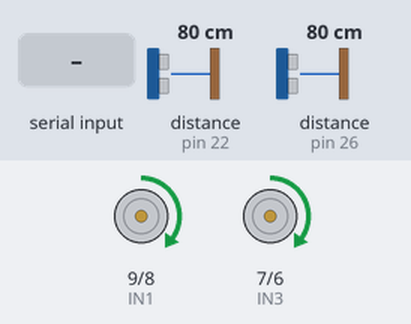
Recording of a sketch running on a simulated Arduino Mega 2560, built with avr-gcc and run on an emulated ATmega2560. Parts: motor-driver pin pairs drawn as motors (green arrow = first pin HIGH = forward, orange = second pin HIGH = backward, longer = more drive, scaled by the enable pin). Wiring (inferred from the names in the program): 2 × ultrasonic range finder: trigger pin 24, echo pin 22 / trigger pin 28, echo pin 26. The inputs (shaded band) are chosen by the test bench; at power-on: distance to the obstacle (sensors on pin 22, pin 26) 80 cm. The echo pulse lasts 58.3 µs per cm.

Above: at 1.2 s.
1.3 s: distance to the obstacle (sensor on pin 22) set to 2 cm
At 1.7 s:
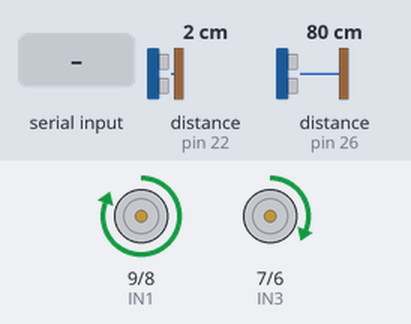
2.9 s: distance to the obstacle (sensor on pin 26) set to 4 cm
At 3.9 s:
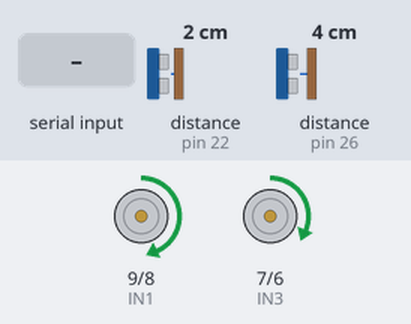
4.5 s: distance to the obstacle (sensor on pin 22) set to 9 cm
At 5.3 s:
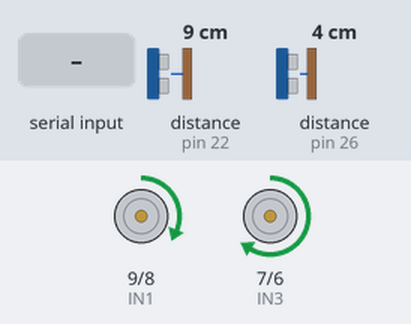
6.1 s: "3\n" received over the second serial link
At 8.2 s:
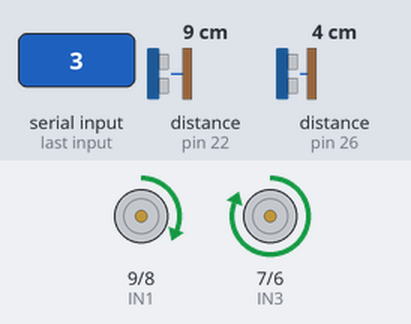
8.6 s: distance to the obstacle (sensor on pin 26) set to 9 cm
At 9.6 s:
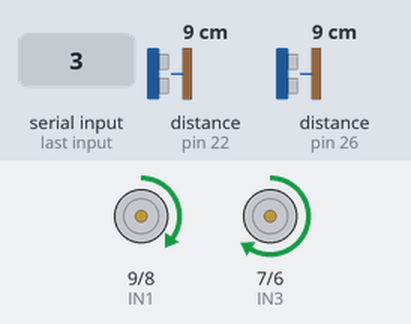
10.1 s: distance to the obstacle (sensor on pin 26) set to 2 cm
At 11.1 s:
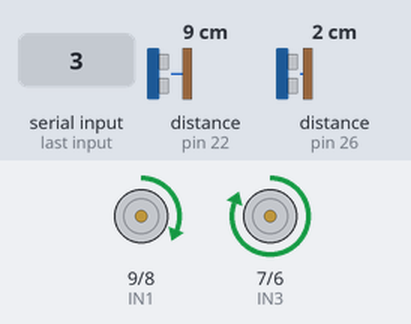
Timing chart, 0 to 12.6 s (numbered marks = the images above; inputs shaded):
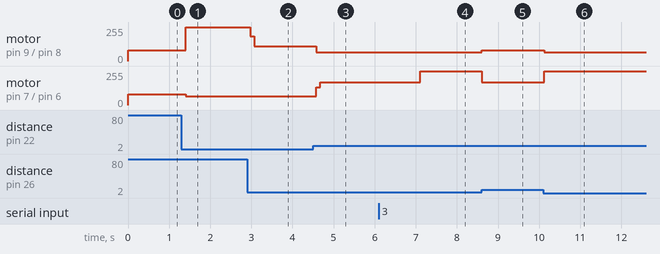

The sketch:

modo4_.ino
```cpp
int modo = 4;

//MACROS pines de manejo de los motores
int ENA = 10; //pin PWM motor derecho
int IN1 = 9;  //giro hacia adelante
int IN2 = 8;  //giro hacia atras
int ENB = 5;  //pin PWM motor izdo
int IN3 = 7;  //giro hacia adelante
int IN4 = 6;  //giro hacia atras

//MACROS pines sensores ultrasonidos
int ecod = 26;  //pin de lectura para sensor ultrasonidos (derecho)
int ecoi = 22;  //pin de lectura para sensor ultrasonidos (izdo)
int trigd = 28; //activacion sensor ultrasonidos (derecho)
int trigi = 24; //activacion sensor ultrasonidos (izdo)

//Variables para medir distancia con los sensores ultrasonidos
double duraciond, duracioni;

double output, input, setpoint, error, outputsum, printoutput, setpoint_prev;
double output1, input1, error1, printoutput1;
double output2, input2, error2, printoutput2;
double lastInput;
double dInput;
double senal;
double outmax = 255;
double outmin = -255; //just for representation. Actual output minimum is 0 (PWM), but
                      //we'd like to represent backwards spinning as negative
unsigned long now, timechange, sampletime, lastime;
double kp, ki, kd;
int d, d1, d2; //direccion de giro; d = 1, palante.
String cad;     //para guardar la referencia
double distanciad, distanciai;
double phi; //variable para control de la orientacion respecto de la pared
int distanciasensores = 10; //distancia entre los sensores delantero y trasero en cm
int flag;

//Functions
void setpointBT()
{
  int i;
  if(Serial3.available())
  {
     Serial3.println("Referencia: "); //indica que le pasamos referencia
     flag = 1;
     cad = Serial3.readString();//-48;
     if(cad.length()>3 || setpoint>300) Serial3.println("Referencia demasiado grande. Introduzca una menor que 300");
     else{
      for(i=0;i<cad.length();i++)
      {
        if(cad.length()==3){
        setpoint = (cad[0]-48)*100+(cad[1]-48)*10+cad[2]-48;
        }
        else if(cad.length()==2){
        setpoint = (cad[0]-48)*10+cad[1]-48;
        }
        else setpoint = (cad[0]-48);
      }
     }
  }
}
void ultrasonidos()
{
  //activar y leer ultrasonidos
  digitalWrite(trigd, LOW);
  delay(0.002);
  digitalWrite(trigd, HIGH);
  delay(0.01);
  digitalWrite(trigd, LOW);
  delay(0.01);
  duraciond = pulseIn(ecod, HIGH);

  digitalWrite(trigi, LOW);
  delay(0.002);
  digitalWrite(trigi, HIGH);
  delay(0.01);
  digitalWrite(trigi, LOW);
  delay(0.01);
  duracioni = pulseIn(ecoi, HIGH);

  //calculo de la distancia al obstaculo segun la medida de los sensores
  distanciad = duraciond / 58;
  distanciai = duracioni / 58;

  phi = atan((distanciad-distanciai)/distanciasensores);
  phi = phi*180/3.141592;
}
void control(int angulo)
{
  input = phi;
  error = input - angulo;
  dInput = input - lastInput;

  outputsum += ki * error;
  senal = kp * error;
  senal += outputsum - kd * dInput;
  if(abs(error) < 10) senal = senal*0.5;

  printoutput = senal;
  if(senal < 0)
  {
    if(senal < outmin) printoutput = outmin;
    senal = -senal;
  }
  if(senal > outmax)
  {
    senal = outmax;
    printoutput = senal;
  }

  output = senal;

  lastInput = input;
  lastime = now;


  if(phi>0) //si el angulo es positivo, muevo la rueda derecha (la mas cercana a la pared)
  {
    output1 = 70 + output;
    if(output1 > outmax) output1 = outmax;
    output2 = 65;
  }
  else if(phi<0)
  {
    output1 = 65;
    output2 = 70 + output;
    if(output2 > outmax) output2 = outmax;
  }
  else
  {
    output1 = 80; output2 = 80; //compensar? ahora veremos si funciona
  }
}

void setup() {

  Serial3.begin(38400);

  // Parametros del control
  setpoint = 50;//usamos el setpoint para la distancia a la pared. La referencia de angulo sera siempre 0
  setpoint_prev = setpoint;
  input = 51;
  flag = 1;

  sampletime = 100;

  lastime = millis() - sampletime;

  kp = 0.8; ki = 3; kd = 1;

  //definicion de los pines
  pinMode(ENA, OUTPUT);
  pinMode(ENB, OUTPUT);
  pinMode(IN1, OUTPUT); //un valor HIGH en IN1 provoca que la rueda derecha gire hacia delante
  pinMode(IN2, OUTPUT); //un valor HIGH en IN2 provoca que la rueda derecha gire hacia atrás
  pinMode(IN3, OUTPUT); //un valor HIGH en IN3 provoca que la rueda izquierda gire hacia delante
  pinMode(IN4, OUTPUT); //un valor HIGH en IN4 provoca que la rueda izquierda gire hacia atrás

  pinMode(ecoi, INPUT);
  pinMode(ecod, INPUT);
  pinMode(trigi, OUTPUT);
  pinMode(trigd, OUTPUT);
}

void loop() {
  outputsum = 0;
  setpointBT();
  ultrasonidos();

  //Cada tiempo de muestreo, calculo la senal de control
  now = millis();
  timechange = now - lastime;
  if(timechange >= sampletime)
  {
    if(setpoint == setpoint_prev) control(0);

    //Control para la distancia a la pared:
    else
    {
        if(setpoint < setpoint_prev)
        {
          control(45);
        }
        else
        {
          control(-45);
        }
    }

    if((distanciad > setpoint - 3  && distanciad < setpoint + 3) || (distanciai > setpoint - 3 && distanciai < setpoint + 3))
    {
      setpoint_prev = setpoint;
      //flag = 1;
    }

    lastInput = input;
    lastime = now;

    input1 = distanciad;
    input2 = distanciai;

    digitalWrite (IN1, HIGH);//rueda derecha
    digitalWrite (IN2, LOW);
    analogWrite (ENA, output1);

    digitalWrite (IN3, HIGH);//rueda izda
    digitalWrite (IN4, LOW);
    analogWrite (ENB, output2);

    Serial3.print(timechange); //tiempo desde la anterior medida
    Serial3.print(" ");
    Serial3.print(input2);
    Serial3.print(" ");
    Serial3.print(input1);
    Serial3.print(" ");
    Serial3.print(setpoint);
    Serial3.print(" ");
    Serial3.print(modo); //modo de funcionamiento
    Serial3.print(" ");
    //Serial3.print(setpoint_prev);
    //Serial3.print(" ");
    //Serial3.print(error2);
    //Serial3.print(" ");
    Serial3.print(output2);
    Serial3.print(" ");
    Serial3.println(output1);
  }
}
```

Measured:
- after the input at 1.3 s, motor on pin 9 (IN1) / pin 8 (IN2): forward 80/255 → forward 255/255 after 0.11 s; motor on pin 7 (IN3) / pin 6 (IN4): forward 80/255 → forward 65/255 after 0.11 s
- after the input at 2.9 s, motor on pin 9 (IN1) / pin 8 (IN2): forward 255/255 → forward 184/255 after 0.07 s, → forward 112/255 0.10 s later
- after the input at 4.5 s, motor on pin 9 (IN1) / pin 8 (IN2): forward 112/255 → forward 65/255 after 0.07 s; motor on pin 7 (IN3) / pin 6 (IN4): forward 65/255 → forward 133/255 after 0.07 s, → forward 171/255 0.10 s later
- after the input at 6.1 s, motor on pin 7 (IN3) / pin 6 (IN4): forward 171/255 → forward 255/255 after 1.0 s
- after the input at 8.6 s, motor on pin 9 (IN1) / pin 8 (IN2): forward 65/255 → forward 80/255 at once; motor on pin 7 (IN3) / pin 6 (IN4): forward 255/255 → forward 171/255 at once
- after the input at 10.1 s, motor on pin 9 (IN1) / pin 8 (IN2): forward 80/255 → forward 65/255 at once; motor on pin 7 (IN3) / pin 6 (IN4): forward 171/255 → forward 255/255 at once
